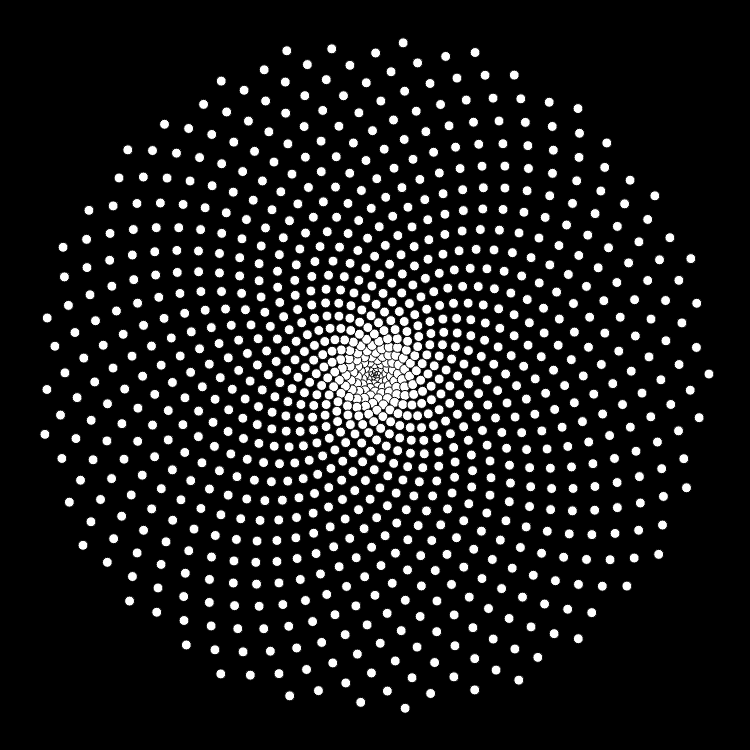
Frame 1 (no input)
Frame 60 (no input): identical to frame 1, image omitted
Frame 120 (the mouse pressed at the canvas centre since frame 60): identical to frame 1, image omitted

The p5.js sketch that drew this single still picture (run headless with seeded random() and noise() and a simulated clock; from frame 60 on, the mouse is pressed at the canvas centre):

// p5.js sketch
// ── sketch.js
// golden ratio = (sqrt(5) - 1) / 2

var seeds = [];
var numSeeds = 1000;
var turnRate;

var seedSize = 10;
var increment = seedSize / 15;
var centerRadius = seedSize;

var change = false;
var changeRate = 0.00005;
var gRatio;
var instructions;

function setup() {
  gRatio = (sqrt(5) - 1) / 2

  createCanvas(750, 750);
  turnRate = gRatio;
  createSeeds(turnRate);

  instructions = createP();
}

function keyTyped(){
  if (key == 'c'){
    change = !change;
  }
}

function createSeeds(rate) {
  turnRate = rate;
  seeds = [];
  let angle = 0;
  let x, y;
  let radius = centerRadius;
  for (var i = 0; i < numSeeds; i++) {
    x = (width / 2) + (cos(angle) * radius / 2);
    y = (height / 2) + (sin(angle) * radius / 2);
    seeds.push([x, y]);

    angle += (rate * (2 * PI));
    radius += increment;
  }
}

function drawSeeds() {
  for (let seed of seeds) {
    fill(255);
    ellipse(seed[0], seed[1], seedSize, seedSize);
  }
}

function draw() {
  background(0);
  if (change) {
    if (turnRate >= 1){
      turnRate = 0;
    }
    turnRate += changeRate;
    createSeeds(turnRate);
  }
  drawSeeds();

  instructions.html("Press 'c' to change the turn rate (which is initially set to the golden ratio)");
}
